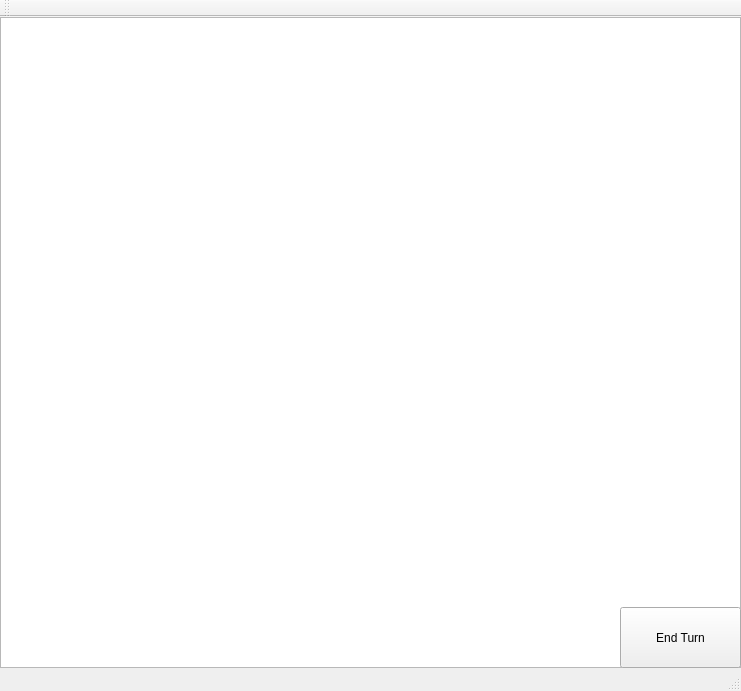
<?xml version="1.0" encoding="UTF-8"?>
<ui version="4.0">
 <class>GameWindow</class>
 <widget class="QMainWindow" name="GameWindow">
  <property name="geometry">
   <rect>
    <x>0</x>
    <y>0</y>
    <width>741</width>
    <height>691</height>
   </rect>
  </property>
  <property name="windowTitle">
   <string>PlotWindow</string>
  </property>
  <widget class="QWidget" name="centralWidget">
   <widget class="QGraphicsView" name="GraphicsView">
    <property name="geometry">
     <rect>
      <x>20</x>
      <y>50</y>
      <width>0</width>
      <height>511</height>
     </rect>
    </property>
   </widget>
   <widget class="QGraphicsView" name="graphicsView">
    <property name="geometry">
     <rect>
      <x>0</x>
      <y>0</y>
      <width>741</width>
      <height>651</height>
     </rect>
    </property>
   </widget>
   <widget class="QPushButton" name="endTurnButton">
    <property name="geometry">
     <rect>
      <x>620</x>
      <y>590</y>
      <width>121</width>
      <height>61</height>
     </rect>
    </property>
    <property name="text">
     <string>End Turn</string>
    </property>
   </widget>
  </widget>
  <widget class="QToolBar" name="mainToolBar">
   <attribute name="toolBarArea">
    <enum>TopToolBarArea</enum>
   </attribute>
   <attribute name="toolBarBreak">
    <bool>false</bool>
   </attribute>
  </widget>
  <widget class="QStatusBar" name="statusBar"/>
 </widget>
 <layoutdefault spacing="6" margin="11"/>
 <resources/>
 <connections/>
</ui>
